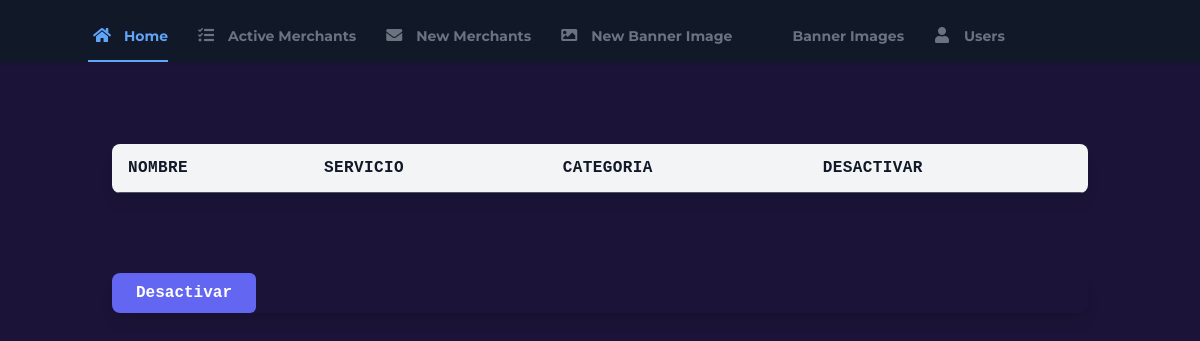
Page /pag/aMerchants.php on the earlier database version.
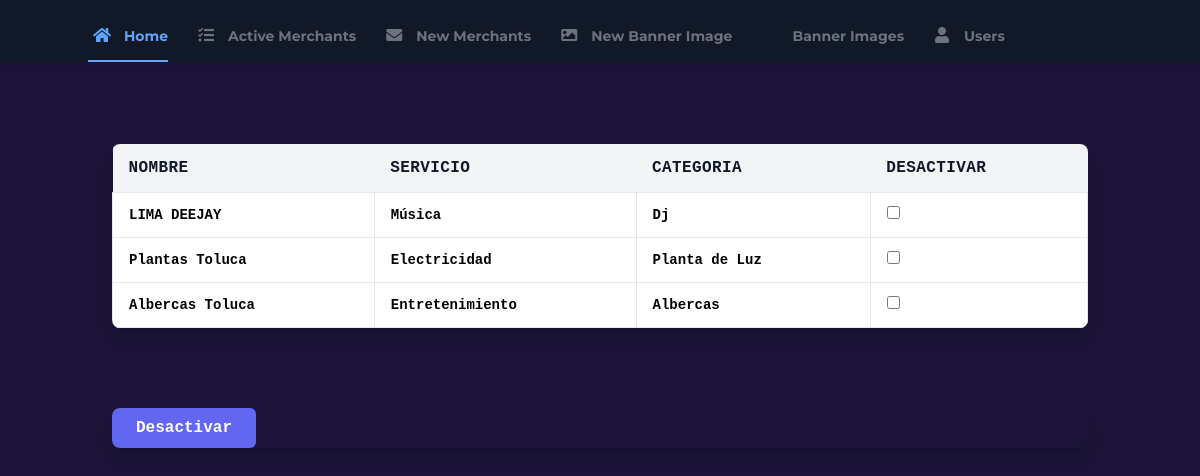
Same page on the later database version.
### tables this page shows
CREATE TABLE `tblnegocios` (
  `IdNegocio` int(11) NOT NULL,
  `IdCategoria` int(11) NOT NULL,
  `IdServicio` int(11) NOT NULL,
  `IdEstatus` int(11) NOT NULL,
  `Nombre` varchar(255) NOT NULL,
  `Descripcion` varchar(255) NOT NULL,
  `Direccion` varchar(255) NOT NULL,
  `Telefono` bigint(20) NOT NULL,
  `Whatsapp` bigint(20) NOT NULL,
  `Facebook` varchar(255) NOT NULL,
  `Instagram` varchar(255) NOT NULL,
  `Correo` varchar(255) NOT NULL,
  `fecha` date DEFAULT NULL
);

CREATE TABLE `tblservicios` (
  `IdServicio` int(11) NOT NULL,
  `Descripcion` varchar(255) NOT NULL
);

CREATE TABLE `tblcategorias` (
  `IdCategoria` int(11) NOT NULL,
  `Descripcion` varchar(255) NOT NULL
);

### pag/aMerchants.php (the view, shortened to what the changed rows need)
<?php
include ('conexion.php');
?>
<!DOCTYPE html>
<html lang="en">
<head>
    <link rel="stylesheet" href="https://use.fontawesome.com/releases/v5.3.1/css/all.css">
    <script src="https://cdn.tailwindcss.com"></script>
    <link rel="stylesheet" href="../css/style.css">
</head>
<body>
    <?php
    if ($_SESSION["IdNegocio"] == 0) {
        ?>
        <br><br><br><br><br>
        <form method='post' enctype='multipart/form-data' action='./procesaMerchants.php' name='principal'>
            <section class="container mx-auto p-6 font-mono">
                <div class="w-full mb-8 overflow-hidden rounded-lg shadow-lg">
                    <div class="w-full overflow-x-auto">
                        <table class="w-full">
                            <thead>
                            <tr class="text-md font-semibold tracking-wide text-left text-gray-900 bg-gray-100 uppercase border-b border-gray-600">
                                <th class="px-4 py-3">Nombre</th>
                                <th class="px-4 py-3">Servicio</th>
                                <th class="px-4 py-3">Categoria</th>
                                <th class="px-4 py-3">Desactivar</th>
                            </tr>
                            </thead>
                            <tbody class="bg-white">
                                <?php
                                    $query = "select IdNegocio, nombre, s.Descripcion, c.Descripcion from tblnegocios n, tblservicios s,
                                    tblcategorias c where n.IdServicio = s.IdServicio and n.IdCategoria = c.IdCategoria and IdEstatus=1";
                                    $result = mysqli_query($conn, $query);
                                    while ($row = mysqli_fetch_row($result)){
                                        echo "<tr><td class = 'px-4 py-3 text-sm border'> <p class = 'font-semibold text-black'>".$row[1]."</p></td> \n";
                                        echo "<td class = 'px-4 py-3 text-sm border'> <p class = 'font-semibold text-black'>".$row[2]."</p></td> \n";
                                        echo "<td class = 'px-4 py-3 text-sm border'> <p class = 'font-semibold text-black'>".$row[3]."</p></td> \n";
                                        echo "<td class = 'px-4 py-3 text-sm border'><input type='checkbox' name='chk[]' value='".$row[0]."'></td></tr>";
                                    }
                                ?>
                            </tbody>
                        </table>
                    </div>
                </div>
            </section>
        </form>
        <?php
    }else{
        echo "<h1>NO TIENES PERMITIDO EL ACCESO</h1>";
    }
    ?>
</body>
</html>

Differences in the rows shown:
now on this page (row edited): tblnegocios: Nombre "LIMA DEEJAY", IdServicio.Descripcion "Música", IdCategoria.Descripcion "Dj"
now on this page (row edited): tblnegocios: Nombre "Plantas Toluca", IdServicio.Descripcion "Electricidad", IdCategoria.Descripcion "Planta de Luz"
now on this page (row edited): tblnegocios: Nombre "Albercas Toluca", IdServicio.Descripcion "Entretenimiento", IdCategoria.Descripcion "Albercas"
